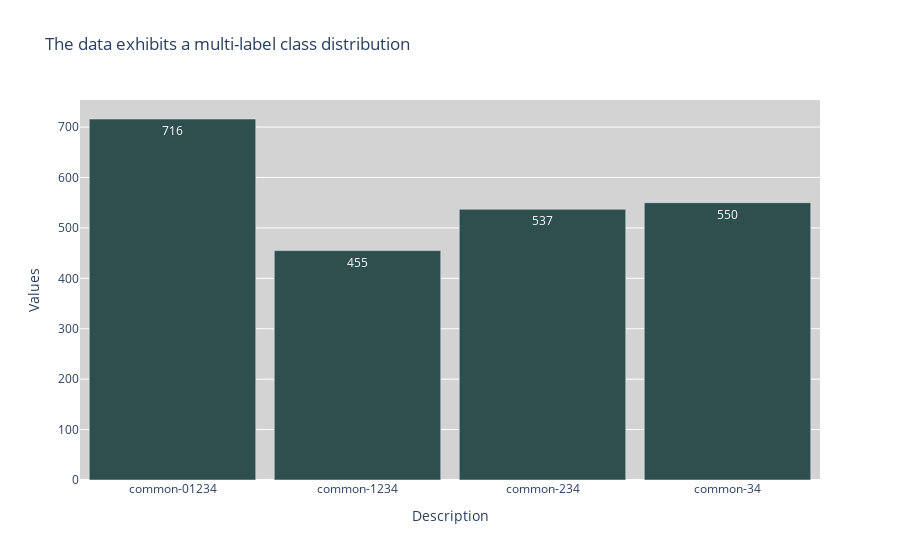

Write notebook code for a chart like this one.
### Code cell
# Displays data in groups of overlapping data and is multi-labeled

labels = ['common-01234', 'common-1234', 'common-234', 'common-34']
values = [len(total_id0), len(total_id1), len(total_id2), len(total_id3)]
title='The data exhibits a multi-label class distribution'

visualize_multilabel(labels, values, title=title)

### Figure 1 — Plotly figure (JSON) as saved in the notebook; plotly's stock layout.template omitted (floating-point values rounded to 4 significant figures)
{"data": [{"marker": {"color": "darkslategray"}, "text": ["716", "455", "537", "550"], "textposition": "auto", "type": "bar", "x": ["common-01234", "common-1234", "common-234", "common-34"], "y": [716, 455, 537, 550]}], "layout": {"autosize": true, "bargap": 0.1, "coloraxis": {"colorbar": {"title": {"text": "Values"}}}, "plot_bgcolor": "lightgray", "title": {"text": "The data exhibits a multi-label class distribution"}, "xaxis": {"autorange": true, "range": [-0.5, 3.5], "title": {"text": "Description"}, "type": "category"}, "yaxis": {"autorange": true, "range": [0, 753.7], "title": {"text": "Values"}, "type": "linear"}}}
